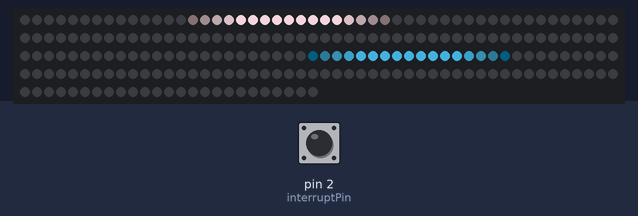
Simulated run of this sketch. Board: Arduino Uno, built with avr-gcc and run on an emulated ATmega328P. Shown: 225 RGB LEDs in strip order, left to right, continuing on the next row. The inputs (shaded band) are chosen by the test bench; at power-on: pin 2 (interruptPin) HIGH. Dim RGB values are drawn brighter than linear; random numbers use the default seed unless the sketch sets one.

Above: at 5.71 s.
6.0 s: pin 2 (interruptPin) pulled LOW for 0.15 s
At 6.5 s:
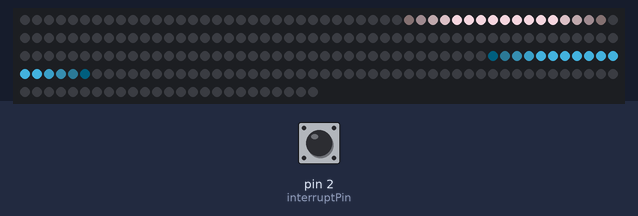
7.6 s: pin 2 (interruptPin) pulled LOW for 1 s
At 9.3 s:
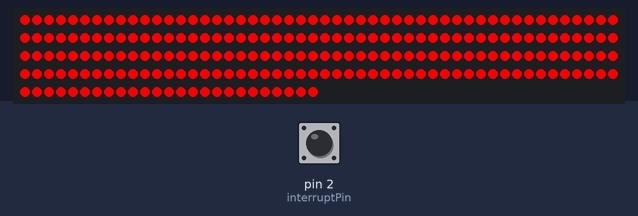
11.6 s: pin 2 (interruptPin) pulled LOW for 0.15 s
At 12.1 s:
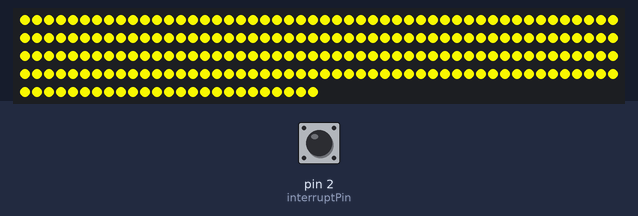
14.7 s: pin 2 (interruptPin) pulled LOW for 1 s
At 16.8 s:
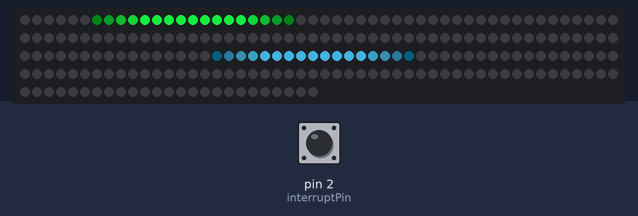
17.2 s: pin 2 (interruptPin) pulled LOW for 3.2 s
At 20.7 s:
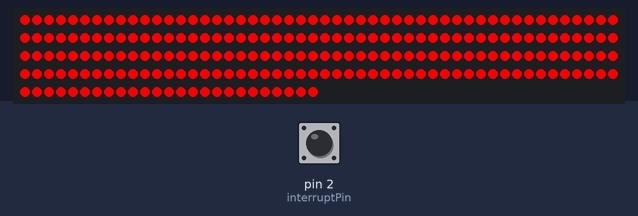
23.4 s: pin 2 (interruptPin) pulled LOW for 0.15 s
At 29.52 s:
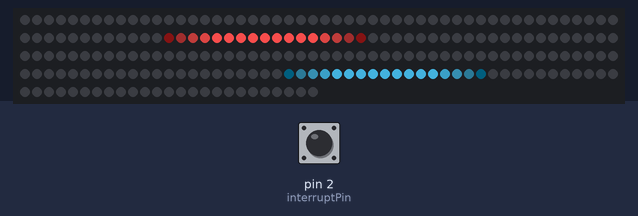
Timing chart, 0 to 31.0 s (numbered marks = the images above; inputs shaded):
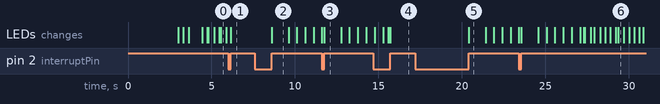

Measured:
- after the input at 7.6 s, the LEDs: change after 1.0 s (image 2)
- after the input at 17.2 s, the LEDs: change after 3.2 s (image 5)
- what the display in image 2 shows lasts 1.0 s, from 8.6 s to 9.6 s

The sketch:

valot.ino
```cpp
//Jami mode V1 – Multi color; never goes into completely bright (always black spots). Slowish

/* Title: inoise8_pal_demo.ino
 *
 * By: Andrew Tuline
 *
 * Date: August, 2016
 *
 * This short sketch demonstrates some of the functions of FastLED, including:
 *
 * Perlin noise
 * Palettes
 * Palette blending
 * Alternatives to blocking delays
 * Beats (and not the Dr. Dre kind, but rather the sinewave kind)
 *
 * Refer to the FastLED noise.h and lib8tion.h routines for more information on these functions.
 *
 *
 * Recommendations for high performance routines:
 *
 *  Don't use blocking delays, especially if you plan to use buttons for input.
 *  Keep loops to a minimum, and don't use nested loops.
 *  Don't use floating point math. It's slow. Use 8 bit where possible.
 *  Let high school and not elementary school math do the work for you, i.e. don't just count pixels; use sine waves or other math functions instead.
 *  FastLED math functions are faster than built in math functions.
 *
 */


#include "FastLED.h"

#if FASTLED_VERSION < 3001000
#error "Requires FastLED 3.1 or later; check github for latest code."
#endif

#define LED_PIN     4
//#define CLK_PIN     11
#define BRIGHTNESS  230
#define LED_TYPE    WS2812      // Only use the LED_PIN for WS2812's
#define COLOR_ORDER GRB

#define NUM_LEDS 225
#define MAX_MODES 3 // with 4, the modulo will get values of 0, 1, 2, and 3 // https://www.google.com/search?q=0+%25+4&oq=0+%25+4

struct CRGB leds[NUM_LEDS];

static uint16_t dist;         // A random number for our noise generator.
uint16_t scale = 10;          // Wouldn't recommend changing this on the fly, or the animation will be really blocky. ORIGINAALI 30
uint8_t maxChanges = 2;      // Value for blending between palettes. ORIGINAALI 15

CRGBPalette16 currentPalette(CRGB::Black);
CRGBPalette16 targetPalette(ForestColors_p);

uint8_t modeSelect = 1;
const byte interruptPin = 2; // CHANGE to interruptable pin

unsigned long modeChangeTime = 0;
bool newDoublePulse = true;

void setup() {
  Serial.begin(57600);
  delay(3000); // 5000

  pinMode(interruptPin, INPUT_PULLUP);
  attachInterrupt(digitalPinToInterrupt(interruptPin), flipMode, RISING);
  LEDS.addLeds<LED_TYPE,LED_PIN,COLOR_ORDER>(leds,NUM_LEDS);

// All modes will have the same brightness at reboot
  LEDS.setBrightness(BRIGHTNESS);

  dist = random16(12345);          // A semi-random number for our noise generator
  allToColor(CRGB::Red);
  delay(300);
  allToColor(CRGB::Yellow);
  delay(300);
  allToColor(CRGB::Green);
  delay(800);
  allToColor(CRGB::Black);
  delay(300);
} // setup()

void loop() {

  unsigned long currentTime = millis();

  switch(modeSelect) {
    case 0:
      if(!maybeFlashColor(currentTime, CRGB::Red)){
        fadingPalette(currentTime);
      }
      break;
    case 1:
      if(!maybeFlashColor(currentTime, CRGB::Yellow)){
        doublePulse(currentTime);
      }
      break;
    /*case 2:
      if(!maybeFlashColor(currentTime, CRGB::Purple)){
        singleColorPulse(currentTime);
      }
      break;*/
  }
} // loop()


unsigned long previousReset = 0;
unsigned long RESET_TIMER = 900000; // 900000ms = 15min

void fadingPalette(unsigned long curr) {
//New loop for mode 1
  EVERY_N_MILLISECONDS(20) {
    nblendPaletteTowardPalette(currentPalette, targetPalette, maxChanges);  // Blend towards the target palette
    fillnoise8();                                                           // Update the LED array with noise at the new location
  }

  EVERY_N_SECONDS(2) {             // Change the target palette to a random one every XX seconds.
    if(curr - previousReset > RESET_TIMER){
      targetPalette = CRGBPalette16(CRGB::Black);
    }else{
      targetPalette = CRGBPalette16(CHSV(random8(), 255, random8(128,255)), CHSV(random8(), 255, random8(128,255)), CHSV(random8(), 192, random8(128,255)), CHSV(random8(), 255, random8(128,255)));
    }
  }

  LEDS.show();
  // Display the LED's at every loop cycle.
}

unsigned long previousSingleColorPulse = 0;
int PULSE_START_INDEX = 0;
int previousSingleColorIndex = PULSE_START_INDEX;
int singleColorPulseSaturation = 240;
int singleColorPulseHue = 240;

long getUpdateDelay() {
  return random16(0, 50);
}

void singleColorPulse(unsigned long curr) {
  long UPDATE_DELAY = getUpdateDelay();

  if (PULSE_START_INDEX == previousSingleColorIndex) {
    singleColorPulseHue = random8(255);
    singleColorPulseSaturation = random8(255);
  }

  if (curr - previousSingleColorPulse > UPDATE_DELAY) {

    leds[previousSingleColorIndex - 10] = CRGB::Black;
    leds[previousSingleColorIndex - 9] = CHSV(singleColorPulseHue, singleColorPulseSaturation, 15);
    leds[previousSingleColorIndex - 8] = CHSV(singleColorPulseHue, singleColorPulseSaturation, 45);
    leds[previousSingleColorIndex - 7] = CHSV(singleColorPulseHue, singleColorPulseSaturation, 95);
    leds[previousSingleColorIndex - 6] = CHSV(singleColorPulseHue, singleColorPulseSaturation, 155);
    leds[previousSingleColorIndex - 5] = CHSV(singleColorPulseHue, singleColorPulseSaturation, 205);

    leds[previousSingleColorIndex - 4] = CHSV(singleColorPulseHue, singleColorPulseSaturation, 255);
    leds[previousSingleColorIndex - 3] = CHSV(singleColorPulseHue, singleColorPulseSaturation, 255);
    leds[previousSingleColorIndex - 2] = CHSV(singleColorPulseHue, singleColorPulseSaturation, 255);
    leds[previousSingleColorIndex - 1] = CHSV(singleColorPulseHue, singleColorPulseSaturation, 255);
    leds[previousSingleColorIndex + 0] = CHSV(singleColorPulseHue, singleColorPulseSaturation, 255);
    leds[previousSingleColorIndex + 1] = CHSV(singleColorPulseHue, singleColorPulseSaturation, 255);
    leds[previousSingleColorIndex + 2] = CHSV(singleColorPulseHue, singleColorPulseSaturation, 255);
    leds[previousSingleColorIndex + 3] = CHSV(singleColorPulseHue, singleColorPulseSaturation, 255);
    leds[previousSingleColorIndex + 4] = CHSV(singleColorPulseHue, singleColorPulseSaturation, 255);

    leds[previousSingleColorIndex + 5] = CHSV(singleColorPulseHue, singleColorPulseSaturation, 205);
    leds[previousSingleColorIndex + 6] = CHSV(singleColorPulseHue, singleColorPulseSaturation, 155);
    leds[previousSingleColorIndex + 7] = CHSV(singleColorPulseHue, singleColorPulseSaturation, 95);
    leds[previousSingleColorIndex + 8] = CHSV(singleColorPulseHue, singleColorPulseSaturation, 45);
    leds[previousSingleColorIndex + 9] = CHSV(singleColorPulseHue, singleColorPulseSaturation, 14);

    previousSingleColorPulse = curr;
    previousSingleColorIndex++;
    previousSingleColorIndex = previousSingleColorIndex % (NUM_LEDS - 9);
  }

  LEDS.show();
}

unsigned long previousRainbowPulse = 0;
int previousRainbowIndex = PULSE_START_INDEX;

int rainbowPulseSaturation = 140;
int rainbowPulseHue = 140;


void rainbowPulse(unsigned long curr) {
  long UPDATE_DELAY = getUpdateDelay();

  if (PULSE_START_INDEX == previousRainbowIndex) {
    rainbowPulseHue = random8(255);
    rainbowPulseSaturation = random8(255);
  }

  if (curr - previousRainbowPulse > UPDATE_DELAY) {

    leds[previousRainbowIndex - 10] = CRGB::Black;
    leds[previousRainbowIndex - 9] = CHSV(rainbowPulseHue, rainbowPulseSaturation, 15);
    leds[previousRainbowIndex - 8] = CHSV(rainbowPulseHue, rainbowPulseSaturation, 45);
    leds[previousRainbowIndex - 7] = CHSV(rainbowPulseHue, rainbowPulseSaturation, 95);
    leds[previousRainbowIndex - 6] = CHSV(rainbowPulseHue, rainbowPulseSaturation, 155);
    leds[previousRainbowIndex - 5] = CHSV(rainbowPulseHue, rainbowPulseSaturation, 205);

    leds[previousRainbowIndex - 4] = CHSV(rainbowPulseHue, rainbowPulseSaturation, 255);
    leds[previousRainbowIndex - 3] = CHSV(rainbowPulseHue, rainbowPulseSaturation, 255);
    leds[previousRainbowIndex - 2] = CHSV(rainbowPulseHue, rainbowPulseSaturation, 255);
    leds[previousRainbowIndex - 1] = CHSV(rainbowPulseHue, rainbowPulseSaturation, 255);
    leds[previousRainbowIndex + 0] = CHSV(rainbowPulseHue, rainbowPulseSaturation, 255);
    leds[previousRainbowIndex + 1] = CHSV(rainbowPulseHue, rainbowPulseSaturation, 255);
    leds[previousRainbowIndex + 2] = CHSV(rainbowPulseHue, rainbowPulseSaturation, 255);
    leds[previousRainbowIndex + 3] = CHSV(rainbowPulseHue, rainbowPulseSaturation, 255);
    leds[previousRainbowIndex + 4] = CHSV(rainbowPulseHue, rainbowPulseSaturation, 255);

    leds[previousRainbowIndex + 5] = CHSV(rainbowPulseHue, rainbowPulseSaturation, 205);
    leds[previousRainbowIndex + 6] = CHSV(rainbowPulseHue, rainbowPulseSaturation, 155);
    leds[previousRainbowIndex + 7] = CHSV(rainbowPulseHue, rainbowPulseSaturation, 95);
    leds[previousRainbowIndex + 8] = CHSV(rainbowPulseHue, rainbowPulseSaturation, 45);
    leds[previousRainbowIndex + 9] = CHSV(rainbowPulseHue, rainbowPulseSaturation, 14);

    previousRainbowPulse = curr;
    previousRainbowIndex++;
    previousRainbowIndex = previousRainbowIndex % (NUM_LEDS - 9);
  }

  LEDS.show();
}

void doublePulse(unsigned long curr) {
 if(newDoublePulse){
  previousRainbowIndex = NUM_LEDS / 2;
  previousSingleColorIndex = PULSE_START_INDEX;
  newDoublePulse = false;
 }
 rainbowPulse(curr);
 singleColorPulse(curr);
}

void fillnoise8() {
  for(int i = 0; i < NUM_LEDS; i++) {                                      // Just ONE loop to fill up the LED array as all of the pixels change.
    uint8_t index = inoise8(i*scale, dist+i*scale) % 255;                  // Get a value from the noise function. I'm using both x and y axis.
    leds[i] = ColorFromPalette(currentPalette, index, 255, LINEARBLEND);   // With that value, look up the 8 bit colour palette value and assign it to the current LED.
  }
  dist += beatsin8(10,1, 4);                                               // Moving along the distance (that random number we started out with). Vary it a bit with a sine wave.
                                                                           // In some sketches, I've used millis() instead of an incremented counter. Works a treat.
} // fillnoise8()

void flipMode() {
  // Without debounce you have to be inhumanely fast to change the mode just once.
  while(digitalRead(interruptPin) == LOW) { delay(200); }

  //next mode
  modeSelect++;
  //dont go over MAX_MODES -1 and wrap back to 0 for value of modeSelect
  modeSelect = modeSelect % MAX_MODES;
  modeChangeTime = millis();
  newDoublePulse = true;
}

void allToColor(CRGB color) {
  for (int i = 0; i < NUM_LEDS; i++){
    leds[i]=color;
  }
  LEDS.show();
}

void allToBlack(){
  //LEDS.clear();

  allToColor(CRGB::Black);
}

boolean isBetween(unsigned long minimi, unsigned long value, unsigned long maximum) {
  if(minimi <= value && maximum > value) { return true; } else { return false; }
}

boolean maybeFlashColor(unsigned long currentTime, CRGB color) {
  unsigned long diff = currentTime - modeChangeTime;
  if(isBetween(0, diff, 1000)) {
    allToColor(color);
    return true;
  } else if (isBetween(1000, diff, 1500)) {
    allToBlack();
    return true;
  } else if (isBetween(1500, diff, 2000)) {
    allToColor(color);
    return true;
  } else if (isBetween(2000, diff, 2500)) {
    allToBlack();
    return true;
  } else if (isBetween(2500, diff, 3000)) {
    allToColor(color);
    return true;
  } else if (isBetween(3000, diff, 3500)) {
    allToBlack();
    return true;
  } else {
    return false;
  }
}
```
